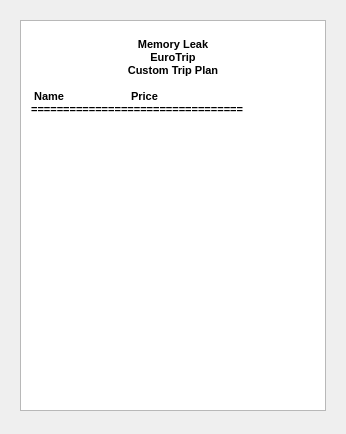
<?xml version="1.0" encoding="UTF-8"?>
<ui version="4.0">
 <class>Receipt</class>
 <widget class="QDialog" name="Receipt">
  <property name="geometry">
   <rect>
    <x>0</x>
    <y>0</y>
    <width>346</width>
    <height>434</height>
   </rect>
  </property>
  <property name="windowTitle">
   <string>Travel Receipt</string>
  </property>
  <widget class="QTextBrowser" name="textBrowser">
   <property name="geometry">
    <rect>
     <x>20</x>
     <y>20</y>
     <width>306</width>
     <height>391</height>
    </rect>
   </property>
   <property name="verticalScrollBarPolicy">
    <enum>Qt::ScrollBarAlwaysOff</enum>
   </property>
   <property name="horizontalScrollBarPolicy">
    <enum>Qt::ScrollBarAlwaysOff</enum>
   </property>
   <property name="sizeAdjustPolicy">
    <enum>QAbstractScrollArea::AdjustIgnored</enum>
   </property>
   <property name="html">
    <string>&lt;!DOCTYPE HTML PUBLIC &quot;-//W3C//DTD HTML 4.0//EN&quot; &quot;http://www.w3.org/TR/REC-html40/strict.dtd&quot;&gt;
&lt;html&gt;&lt;head&gt;&lt;meta name=&quot;qrichtext&quot; content=&quot;1&quot; /&gt;&lt;style type=&quot;text/css&quot;&gt;
p, li { white-space: pre-wrap; }
&lt;/style&gt;&lt;/head&gt;&lt;body style=&quot; font-family:'MS Shell Dlg 2'; font-size:8.25pt; font-weight:400; font-style:normal;&quot;&gt;
&lt;p align=&quot;center&quot; style=&quot;-qt-paragraph-type:empty; margin-top:0px; margin-bottom:0px; margin-left:0px; margin-right:0px; -qt-block-indent:0; text-indent:0px; font-family:'Courior';&quot;&gt;&lt;br /&gt;&lt;/p&gt;
&lt;p align=&quot;center&quot; style=&quot; margin-top:0px; margin-bottom:0px; margin-left:0px; margin-right:0px; -qt-block-indent:0; text-indent:0px;&quot;&gt;&lt;span style=&quot; font-family:'Courier'; font-size:8pt; font-weight:600;&quot;&gt;Memory Leak&lt;/span&gt;&lt;/p&gt;
&lt;p align=&quot;center&quot; style=&quot; margin-top:0px; margin-bottom:0px; margin-left:0px; margin-right:0px; -qt-block-indent:0; text-indent:0px;&quot;&gt;&lt;span style=&quot; font-family:'Courier'; font-size:8pt; font-weight:600;&quot;&gt;EuroTrip&lt;/span&gt;&lt;/p&gt;
&lt;p align=&quot;center&quot; style=&quot; margin-top:0px; margin-bottom:0px; margin-left:0px; margin-right:0px; -qt-block-indent:0; text-indent:0px;&quot;&gt;&lt;span style=&quot; font-family:'Courier'; font-size:8pt; font-weight:600;&quot;&gt;Custom Trip Plan&lt;/span&gt;&lt;/p&gt;
&lt;p style=&quot;-qt-paragraph-type:empty; margin-top:0px; margin-bottom:0px; margin-left:0px; margin-right:0px; -qt-block-indent:0; text-indent:0px; font-family:'Courier'; font-size:8pt; font-weight:600;&quot;&gt;&lt;br /&gt;&lt;/p&gt;
&lt;p style=&quot; margin-top:0px; margin-bottom:0px; margin-left:0px; margin-right:0px; -qt-block-indent:0; text-indent:0px;&quot;&gt;&lt;span style=&quot; font-family:'Courier'; font-size:8pt; font-weight:600;&quot;&gt;   Name                      Price&lt;/span&gt;&lt;/p&gt;
&lt;p style=&quot; margin-top:0px; margin-bottom:0px; margin-left:0px; margin-right:0px; -qt-block-indent:0; text-indent:0px;&quot;&gt;&lt;span style=&quot; font-family:'Courier'; font-size:8pt; font-weight:600;&quot;&gt;  =================================&lt;/span&gt;&lt;/p&gt;&lt;/body&gt;&lt;/html&gt;</string>
   </property>
  </widget>
 </widget>
 <resources/>
 <connections/>
</ui>
